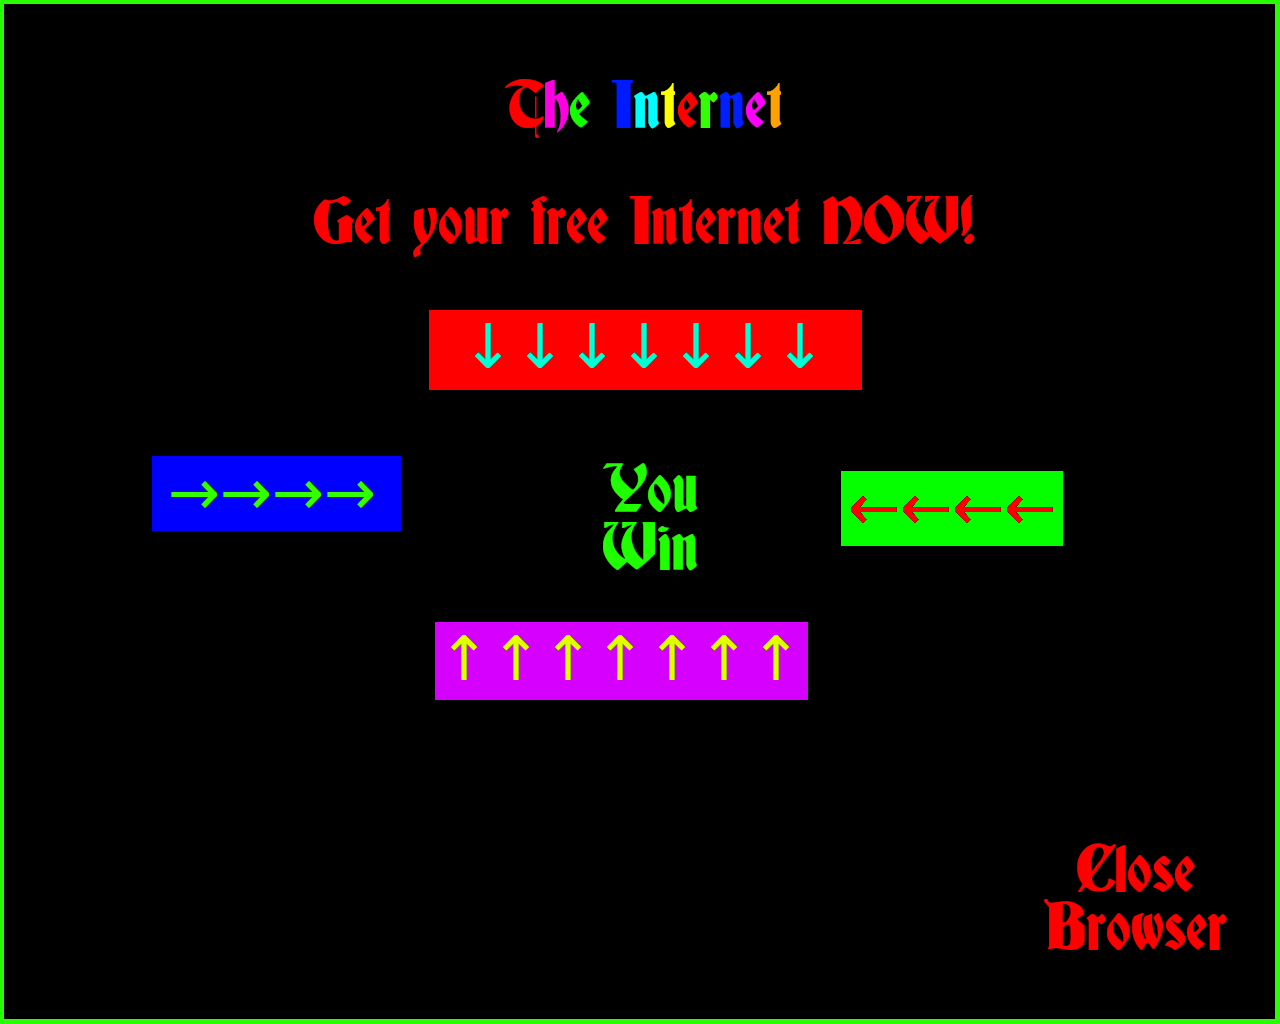

Tiled map render using the project's own tile images. Description and the whole map definition, tile-layer contents included, below:
An orthogonal 1x1 tile map with 1280x1024 px tiles, 1 tile layer (Calque de Tile 1) and 15 objects (11x lose, win:end, turret:I:0.25:2000:350:10:3, spawn:90, turret:o:1:2000:150:10:4).

<map version="1.2" tiledversion="1.2.3" orientation="orthogonal" renderorder="right-down" width="1" height="1" tilewidth="1280" tileheight="1024" infinite="0" nextlayerid="3" nextobjectid="25">
 <tileset firstgid="1" source="levelFinal.tsx" />
 <layer id="1" name="Calque de Tile 1" width="1" height="1">
  <data encoding="csv">
1
</data>
 </layer>
 <objectgroup id="2" name="Calque d'objets 1">
  <object id="1" name="lose" x="504.479" y="78.5793" width="282.885" height="56.5771" />
  <object id="8" name="lose" x="313.024" y="193.404" width="665.176" height="64.8407" />
  <object id="9" name="lose" x="429.104" y="310.629" width="432.453" height="79.9598" />
  <object id="10" name="lose" x="841.451" y="471.431" width="221.721" height="74.5129" />
  <object id="11" name="lose" x="435.446" y="622.274" width="372.201" height="77.7842" />
  <object id="12" name="lose" x="153.08" y="456.225" width="248.85" height="75.4091" />
  <object id="13" name="lose" x="598.748" y="456.979" width="104.065" height="118.392" />
  <object id="14" name="win:end" x="1034.21" y="836.451" width="196.419" height="121.593" />
  <object id="15" name="turret:I:0.25:2000:350:10:3" x="627.01" y="195.941" width="25.1206" height="50.2412" />
  <object id="16" name="spawn:90" x="453.387" y="450.779" width="27.1467" height="34.2284" />
  <object id="19" name="lose" x="1.77999" y="0" width="1286.93" height="8.89996" />
  <object id="20" name="lose" x="1276.25" y="5.33998" width="8.89996" height="1025.28" />
  <object id="21" name="lose" x="-5.33998" y="1016.38" width="1286.93" height="7.11997" />
  <object id="22" name="lose" x="-5.33998" y="-3.55999" width="8.89996" height="1035.96" />
  <object id="24" name="turret:o:1:2000:150:10:4" x="648.32" y="472.733" width="23.6367" height="42.2083" />
 </objectgroup>
</map>
